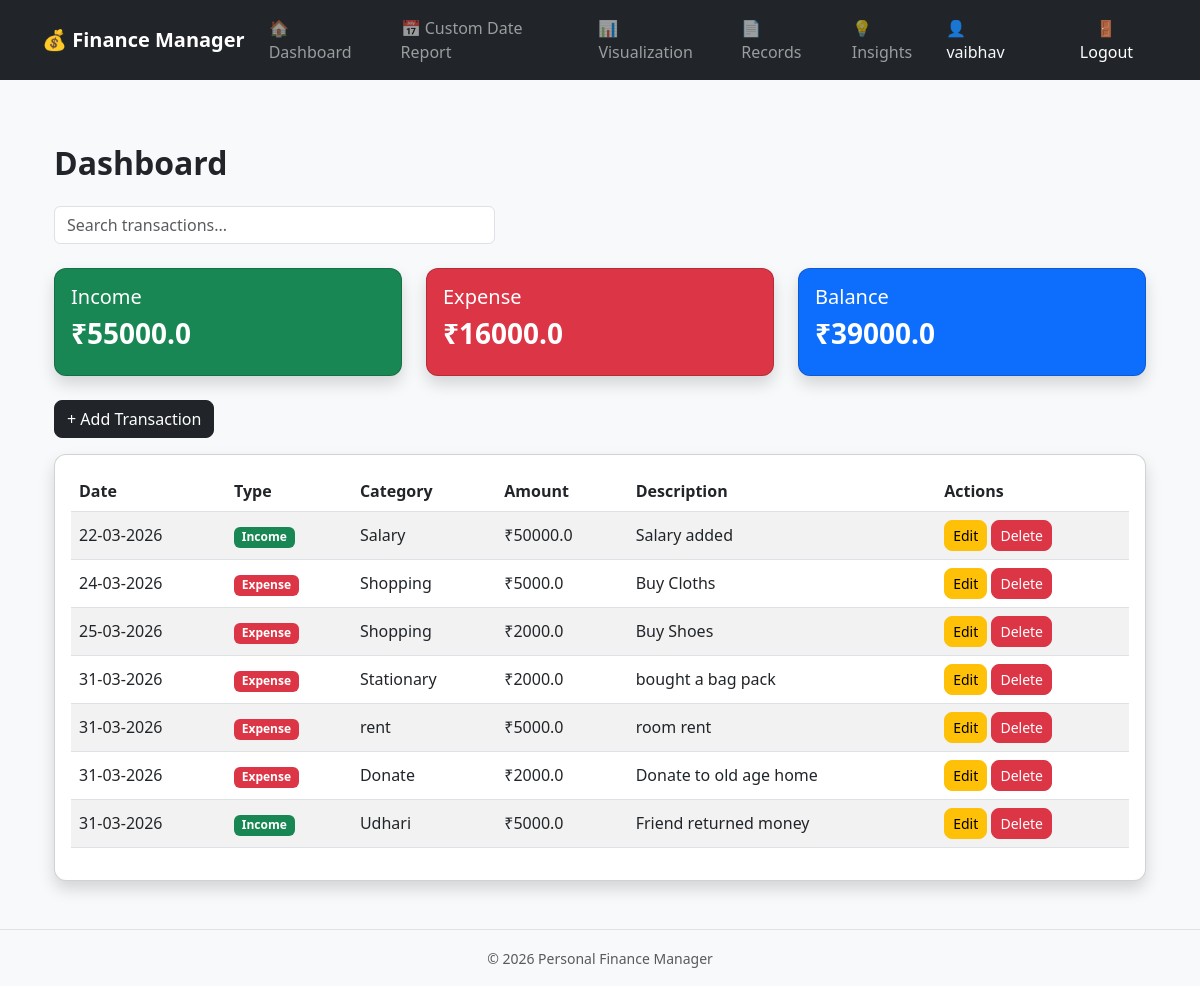
/dashboard (signed in), run on an earlier commit of the app's database.
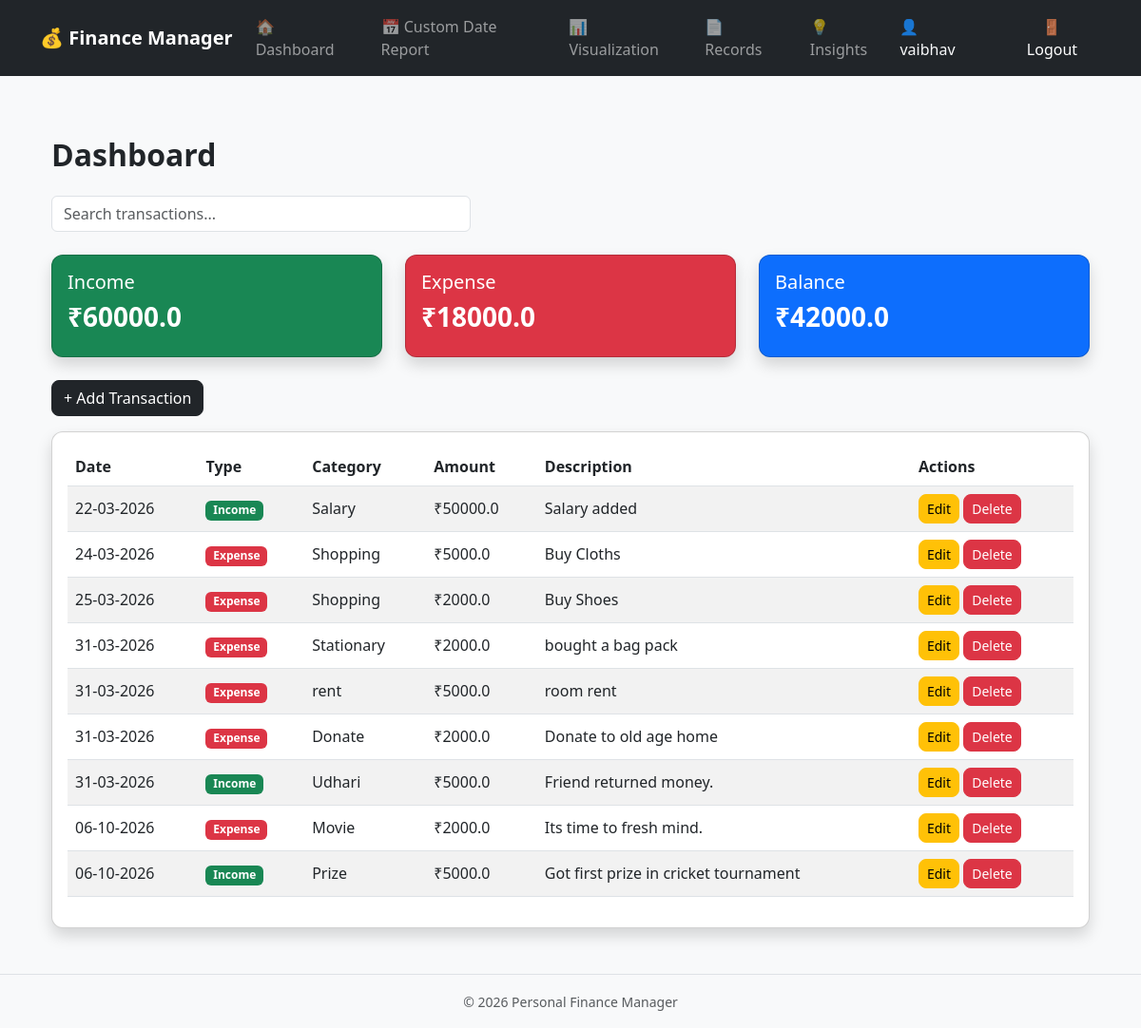
And on a later commit of the database.
### app/models.py (models this page shows, shortened)
class Transaction(db.Model):
    id = db.Column(db.Integer, primary_key=True)
    type = db.Column(db.String(10), nullable=False)
    amount = db.Column(db.Float, nullable=False)
    category = db.Column(db.String(100), nullable=False)
    description = db.Column(db.String(200))
    date = db.Column(db.DateTime, default=datetime.utcnow)
    user_id = db.Column(db.Integer, db.ForeignKey('user.id'), nullable=False)

### app/routes.py (the view)
@main.route('/dashboard')
@login_required
def dashboard():
    transactions = Transaction.query.filter_by(
        user_id=current_user.id
    ).all()
    income, expense, balance = calculate_totals(transactions)
    insights = []
    if income > 0:
        savings_percentage = (balance / income) * 100
        expense_percentage = (expense / income) * 100
        if balance > 0:
            insights.append(
                f"💰 You have saved ₹{balance:.2f}, "
                f"which is {savings_percentage:.1f}% of your income."
            )
        else:
            insights.append(
                "⚠️ Your expenses are equal to or greater than your income."
            )
        insights.append(
            f"📊 You have spent {expense_percentage:.1f}% "
            f"of your total income."
        )
    category_expenses = defaultdict(float)
    for t in transactions:
        if t.type == 'expense':
            category_expenses[t.category] += t.amount
    if category_expenses:
        highest_category = max(
            category_expenses,
            key=category_expenses.get
        )
        highest_amount = category_expenses[highest_category]
        insights.append(
            f"🏆 Your highest spending category is "
            f"{highest_category} (₹{highest_amount:.2f})."
        )
        if expense > 0:
            category_percentage = (
                highest_amount / expense
            ) * 100
            if category_percentage >= 40:
                insights.append(
                    f"💡 {highest_category} accounts for "
                    f"{category_percentage:.1f}% of your expenses. "
                    f"Consider reviewing this category."
                )
            else:
                insights.append(
                    "👍 Your expenses are reasonably distributed "
                    "across different categories."
                )
    return render_template(
        'dashboard/dashboard.html',
        transactions=transactions,
        income=income,
        expense=expense,
        balance=balance,
        insights=insights
    )

### app/__init__.py (called while the page is built)
def create_app():
    app = Flask(__name__, template_folder='../templates', static_folder='../static')
    app.config['SECRET_KEY'] = 'this_is_a_secret_key_change_later'
    app.config['SQLALCHEMY_DATABASE_URI'] = 'sqlite:///db.sqlite3'
    app.config['SQLALCHEMY_TRACK_MODIFICATIONS'] = False
    db.init_app(app)
    login_manager.init_app(app)
    login_manager.login_view = 'main.login'
    from .models import User
    @login_manager.user_loader
    def load_user(user_id):
        return User.query.get(int(user_id))
    @app.after_request
    def add_header(response):
        response.headers["Cache-Control"] = "no-store, no-cache, must-revalidate, max-age=0"
        response.headers["Pragma"] = "no-cache"
        response.headers["Expires"] = "0"
        return response
    from .routes import main
    app.register_blueprint(main)
    return app

### app/utils.py (called while the page is built)
def calculate_totals(transactions):
    income = sum(t.amount for t in transactions if t.type == 'income')
    expense = sum(t.amount for t in transactions if t.type == 'expense')
    balance = income - expense
    return income, expense, balance

### templates/dashboard/dashboard.html (shortened to what this page needs)
{% extends 'base.html' %}
{% block content %}
<div class="container mt-4">
<h2 class="mb-4">Dashboard</h2>
<div class="row mb-4">
    <div class="col-md-5">
        <input type="text"
               id="search"
               placeholder="Search transactions..."
               class="form-control">
    </div>
</div>
<div class="row mb-4">
    <div class="col-md-4">
        <div class="card bg-success text-white shadow">
            <div class="card-body">
                <h5>Income</h5>
                <h3>₹{{ income }}</h3>
            </div>
        </div>
    </div>
    <div class="col-md-4">
        <div class="card bg-danger text-white shadow">
            <div class="card-body">
                <h5>Expense</h5>
                <h3>₹{{ expense }}</h3>
            </div>
        </div>
    </div>
    <div class="col-md-4">
        <div class="card bg-primary text-white shadow">
            <div class="card-body">
                <h5>Balance</h5>
                <h3>₹{{ balance }}</h3>
            </div>
        </div>
    </div>
</div>
<div class="mb-3">
    <a href="{{ url_for('main.add_transaction') }}"
       class="btn btn-dark">
        + Add Transaction
    </a>
</div>
<div class="card shadow">
    <div class="card-body">
        <table class="table table-striped">
            <thead>
                <tr>
                    <th>Date</th>
                    <th>Type</th>
                    <th>Category</th>
                    <th>Amount</th>
                    <th>Description</th>
                    <th>Actions</th>
                </tr>
            </thead>
            <tbody>
                {% for t in transactions %}
                <tr>
                    <td>
                        {{ t.date.strftime('%d-%m-%Y') }}
                    </td>
                    <td>
                        {% if t.type == 'income' %}
                            <span class="badge bg-success">
                                Income
                            </span>
                        {% else %}
                            <span class="badge bg-danger">
                                Expense
                            </span>
                        {% endif %}
                    </td>
                    <td>
                        {{ t.category }}
                    </td>
                    <td>
                        ₹{{ t.amount }}
                    </td>
                    <td>
                        {{ t.description }}
                    </td>
                    <td>
                        <a href="{{ url_for('main.edit_transaction', id=t.id) }}"
                           class="btn btn-sm btn-warning">
                            Edit
                        </a>
                        <a href="{{ url_for('main.delete_transaction', id=t.id) }}"
                           class="btn btn-sm btn-danger"
                           onclick="return confirm('Are you sure you want to delete this transaction?')">
                            Delete
                        </a>
                    </td>
                </tr>
                {% endfor %}
            </tbody>
        </table>
    </div>
</div>
</div>
{% endblock %}

What changed in the data, as far as the page shows it:
changed Transaction "Udhari": description "Friend returned money" → "Friend returned money."
added Transaction: date "06-10-2026", type "Expense", category "Movie", amount "2000.0", description "Its time to fresh mind."
added Transaction: date "06-10-2026", type "Income", category "Prize", amount "5000.0", description "Got first prize in cricket tournament"
Also different on the page:
{{ income }}: "55000.0" → "60000.0"
{{ expense }}: "16000.0" → "18000.0"
{{ balance }}: "39000.0" → "42000.0"
